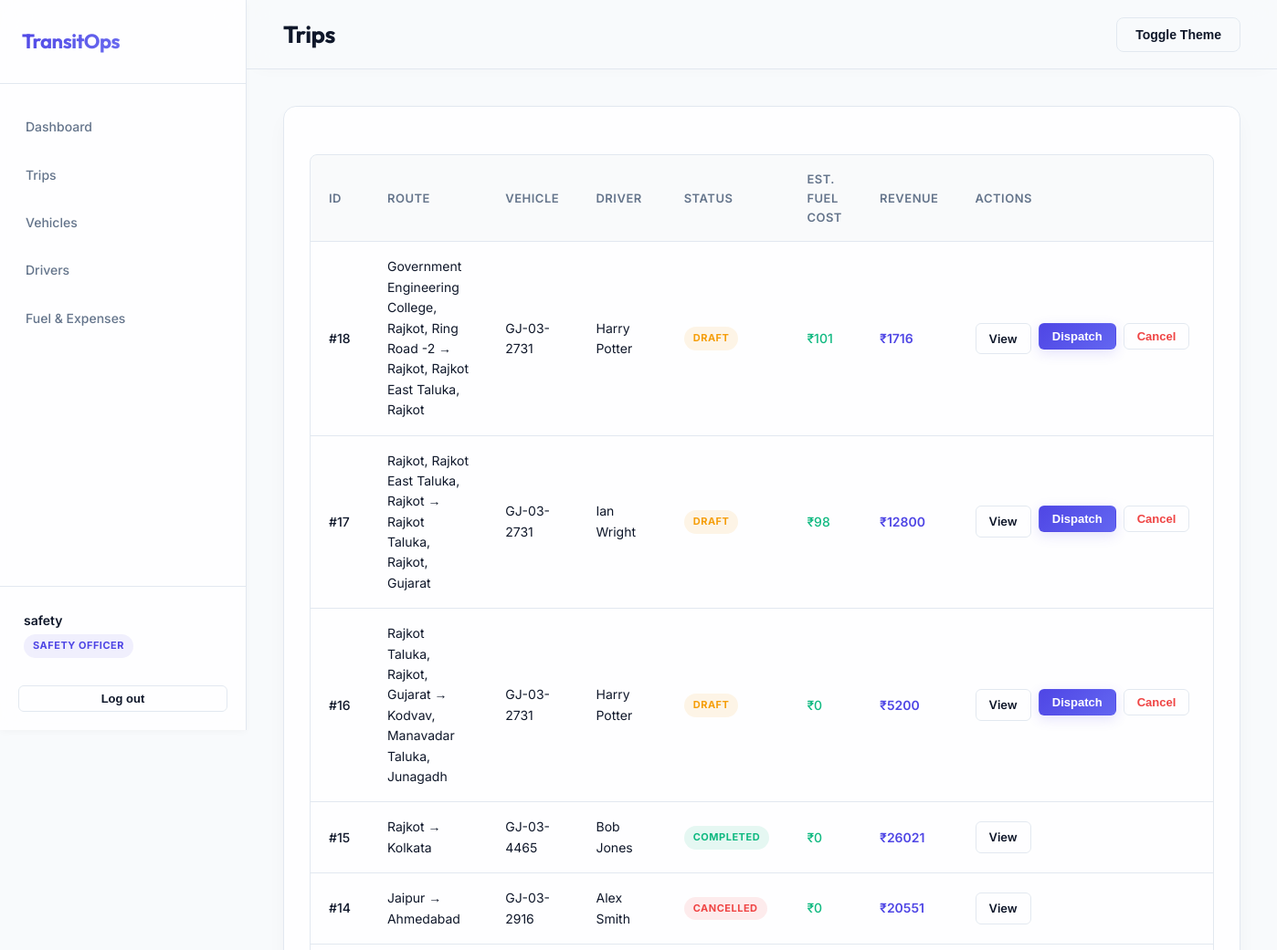
The page /trips/ (signed in, upper part) on the database as committed earlier.
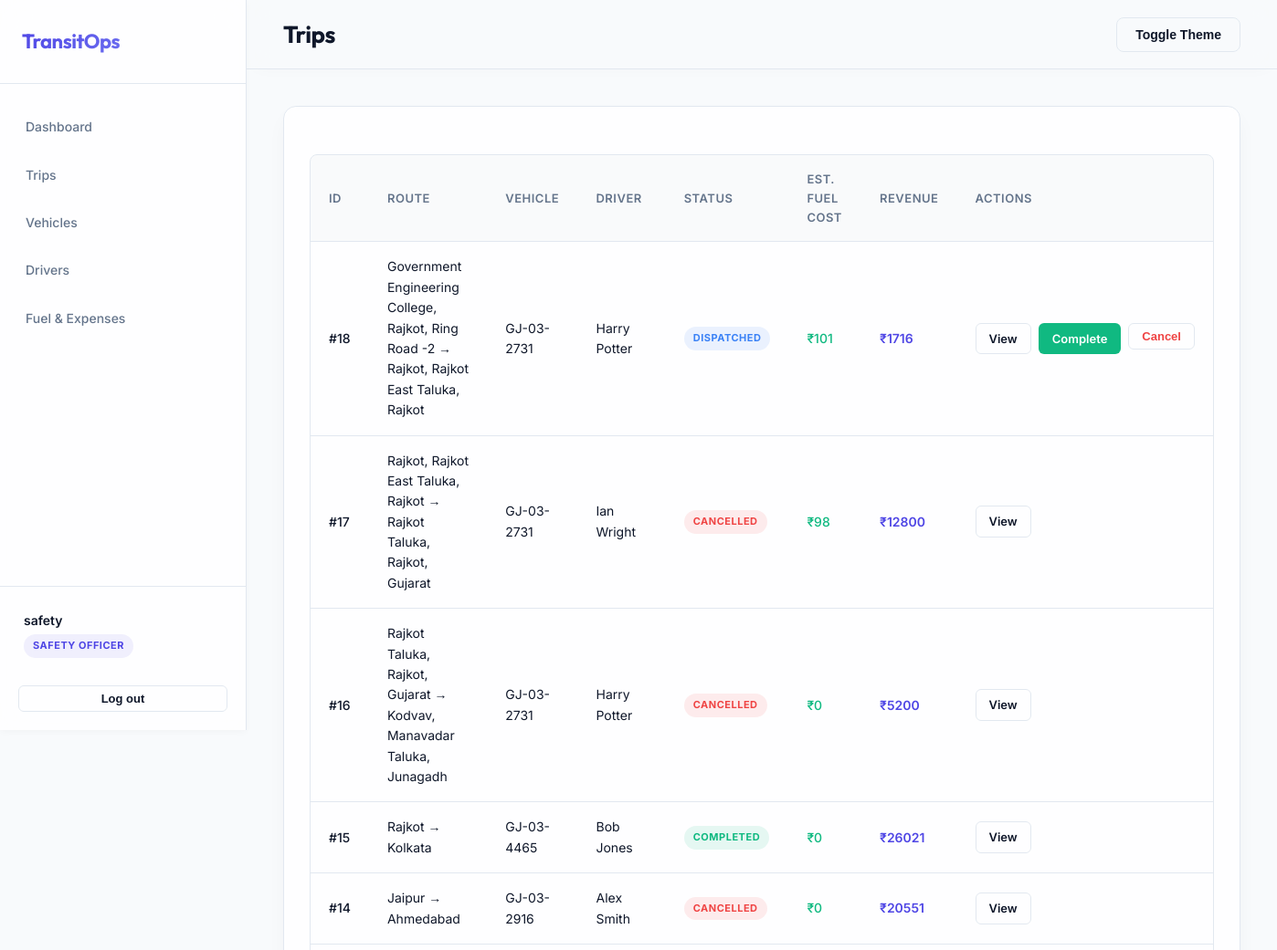
The same page on the database as committed later.
### trips/models.py (models this page shows, shortened)
class Trip(models.Model):
    STATUS_CHOICES = (
        ('Draft', 'Draft'),
        ('Dispatched', 'Dispatched'),
        ('Completed', 'Completed'),
        ('Cancelled', 'Cancelled'),
    )
    FUEL_TYPE_CHOICES = (
        ('Diesel', 'Diesel'),
        ('Petrol', 'Petrol'),
        ('CNG', 'CNG'),
    )
    source = models.CharField(max_length=200)
    destination = models.CharField(max_length=200)
    vehicle = models.ForeignKey(Vehicle, on_delete=models.CASCADE, related_name='trips')
    driver = models.ForeignKey(Driver, on_delete=models.CASCADE, related_name='trips')
    security_officer = models.ForeignKey(User, on_delete=models.SET_NULL, null=True, blank=True, related_name='supervised_trips')
    cargo_weight = models.DecimalField(max_digits=10, decimal_places=2, help_text="in kg")
    planned_distance = models.DecimalField(max_digits=10, decimal_places=2, help_text="in km")
    actual_distance = models.DecimalField(max_digits=10, decimal_places=2, null=True, blank=True)
    fuel_consumed = models.DecimalField(max_digits=10, decimal_places=2, null=True, blank=True)
    revenue = models.DecimalField(max_digits=12, decimal_places=2, default=0.00, help_text="Trip Revenue for ROI calculation")
    fuel_type = models.CharField(max_length=10, choices=FUEL_TYPE_CHOICES, default='Diesel', help_text="Type of fuel used")
    estimated_fuel_cost = models.DecimalField(max_digits=12, decimal_places=2, default=0.00, help_text="Auto-calculated estimated fuel cost (₹)")
    status = models.CharField(max_length=20, choices=STATUS_CHOICES, default='Draft')
    created_by = models.ForeignKey(User, on_delete=models.SET_NULL, null=True)
    dispatched_at = models.DateTimeField(null=True, blank=True)
    completed_at = models.DateTimeField(null=True, blank=True)
    cancelled_at = models.DateTimeField(null=True, blank=True)
    created_at = models.DateTimeField(auto_now_add=True)
    updated_at = models.DateTimeField(auto_now=True)
    class Meta:
        ordering = ['-created_at']

### vehicles/models.py (models this page shows, shortened)
class Vehicle(models.Model):
    STATUS_CHOICES = (
        ('Available', 'Available'),
        ('On Trip', 'On Trip'),
        ('In Shop', 'In Shop'),
        ('Retired', 'Retired'),
    )
    registration_number = models.CharField(max_length=50, unique=True, db_index=True)
    name_model = models.CharField(max_length=100)
    vehicle_type = models.CharField(max_length=50)
    max_load_capacity = models.DecimalField(max_digits=10, decimal_places=2, help_text="in kg")
    odometer = models.DecimalField(max_digits=10, decimal_places=2, default=0.0, help_text="in km")
    acquisition_cost = models.DecimalField(max_digits=12, decimal_places=2)
    status = models.CharField(max_length=20, choices=STATUS_CHOICES, default='Available')
    region = models.CharField(max_length=100, blank=True)
    created_at = models.DateTimeField(auto_now_add=True)
    updated_at = models.DateTimeField(auto_now=True)
    class Meta:
        ordering = ['-created_at']

### drivers/models.py (models this page shows, shortened)
class Driver(models.Model):
    STATUS_CHOICES = (
        ('Available', 'Available'),
        ('On Trip', 'On Trip'),
        ('Off Duty', 'Off Duty'),
        ('Suspended', 'Suspended'),
    )
    user = models.OneToOneField(User, on_delete=models.CASCADE, null=True, blank=True, related_name='driver_profile')
    name = models.CharField(max_length=100)
    license_number = models.CharField(max_length=50, unique=True)
    license_category = models.CharField(max_length=50)
    license_expiry_date = models.DateField()
    contact_number = models.CharField(max_length=20)
    safety_score = models.IntegerField(default=100, help_text="0-100")
    status = models.CharField(max_length=20, choices=STATUS_CHOICES, default='Available')
    created_at = models.DateTimeField(auto_now_add=True)
    updated_at = models.DateTimeField(auto_now=True)
    class Meta:
        ordering = ['-created_at']

### trips/views.py (the view)
# urls.py: path('', views.trip_list, name='trips_list'),
@role_required('Fleet Manager', 'Safety Officer', 'Driver', 'Admin')
def trip_list(request):
    trips = Trip.objects.all()
    if hasattr(request.user, 'profile') and request.user.profile.role == 'Driver':
        trips = trips.filter(driver__user=request.user)
    return render(request, 'trips/list.html', {'trips': trips})

### templates/trips/list.html (shortened to what this page needs)
{% extends 'base.html' %}
{% block page_title %}Trips{% endblock %}
{% block content %}
<div class="card">
    <div class="table-container">
        <table class="table">
            <thead>
                <tr>
                    <th>ID</th>
                    <th>Route</th>
                    <th>Vehicle</th>
                    <th>Driver</th>
                    <th>Status</th>
                    <th>Est. Fuel Cost</th>
                    <th>Revenue</th>
                    <th>Actions</th>
                </tr>
            </thead>
            <tbody>
                {% for trip in trips %}
                <tr>
                    <td style="font-weight: 500;">#{{ trip.id }}</td>
                    <td>{{ trip.source }} &rarr; {{ trip.destination }}</td>
                    <td>{{ trip.vehicle.registration_number }}</td>
                    <td>{{ trip.driver.name }}</td>
                    <td>
                        <span class="badge
                            {% if trip.status == 'Completed' %}badge-success
                            {% elif trip.status == 'Dispatched' %}badge-info
                            {% elif trip.status == 'Draft' %}badge-warning
                            {% else %}badge-danger{% endif %}">
                            {{ trip.status }}
                        </span>
                    </td>
                    <td><span style="color: #10B981; font-weight: 500;">₹{{ trip.estimated_fuel_cost|floatformat:0 }}</span></td>
                    <td><span style="color: #4F46E5; font-weight: 600;">₹{{ trip.revenue|floatformat:0 }}</span></td>
                    <td>
                        <div style="display: flex; gap: 8px;">
                            <a href="{% url 'trip_detail' trip.id %}" class="btn btn-ghost btn-sm">View</a>
                            {% if trip.status == 'Draft' %}
                                <form method="post" action="{% url 'trip_dispatch' trip.id %}">
                                    <button type="submit" class="btn btn-primary btn-sm">Dispatch</button>
                                </form>
                            {% elif trip.status == 'Dispatched' %}
                                <a href="{% url 'trip_complete' trip.id %}" class="btn btn-success btn-sm" style="background-color: var(--success); color: white;">Complete</a>
                            {% endif %}
                            {% if trip.status in 'Draft,Dispatched' %}
                                <form method="post" action="{% url 'trip_cancel' trip.id %}" onsubmit="return confirm('Are you sure you want to cancel this trip?');">
                                    <button type="submit" class="btn btn-ghost btn-sm" style="color: var(--danger);">Cancel</button>
                                </form>
                            {% endif %}
                        </div>
                    </td>
                </tr>
                {% empty %}
                <tr>
                    <td colspan="8" style="text-align: center; color: var(--text-muted); padding: 24px;">No trips found.</td>
                </tr>
                {% endfor %}
            </tbody>
        </table>
    </div>
</div>
{% endblock %}

Rows that differ between the two databases and show on the page:
changed Trip "Government Engineering College, Rajkot, Ring Road -2": status "DRAFT" → "DISPATCHED"; status "Dispatch" → "Complete"
changed Trip "Ian Wright": status "DRAFT" → "CANCELLED"; no longer shows "Dispatch Cancel"
changed Trip "Kodvav, Manavadar Taluka, Junagadh": status "DRAFT" → "CANCELLED"; no longer shows "Dispatch Cancel"
